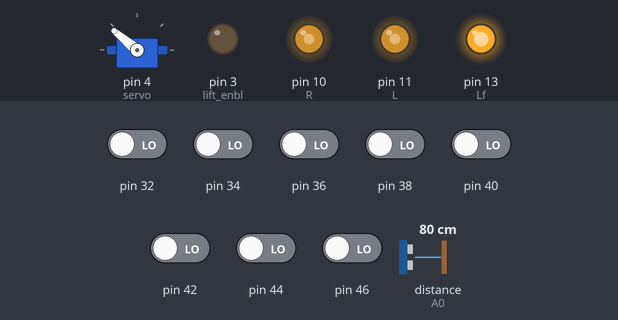
Simulated run of this sketch. Board: Arduino Mega 2560, built with avr-gcc and run on an emulated ATmega2560. Shown: servo, output pins drawn as LEDs (lit = HIGH). Inputs (shaded band) come from the test bench; at power-on: pin 32, pin 34, pin 36, pin 38, pin 40, pin 42, pin 44, pin 46 LOW, distance to the obstacle (sensor on A0) 80 cm. What the sketch prints to the serial monitor is not drawn.

Above: at 12.7 s.
12.8 s: distance to the obstacle (sensor on A0) set to 23 cm
14.3 s: distance to the obstacle (sensor on A0) set to 18 cm
At 15.1 s:
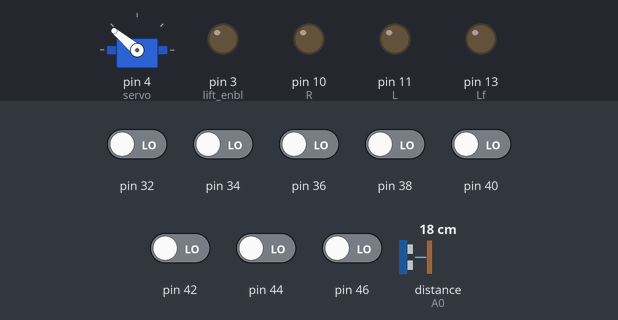
20.3 s: distance to the obstacle (sensor on A0) set to 35 cm
At 22.0 s:
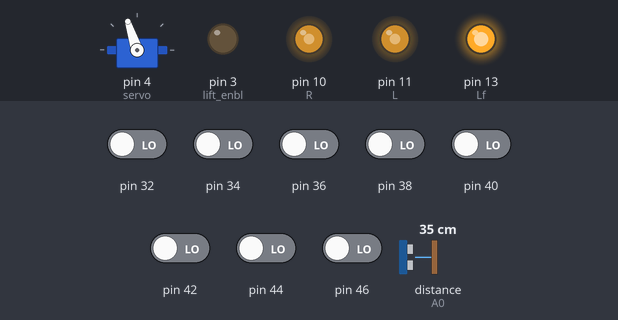
22.5 s: pin 32 driven HIGH
At 23.6 s:
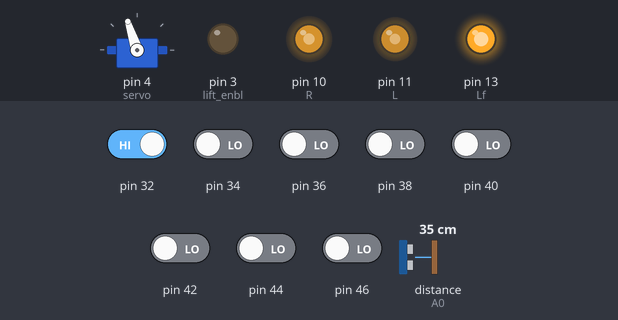
24.0 s: pin 34 driven HIGH
At 25.2 s:
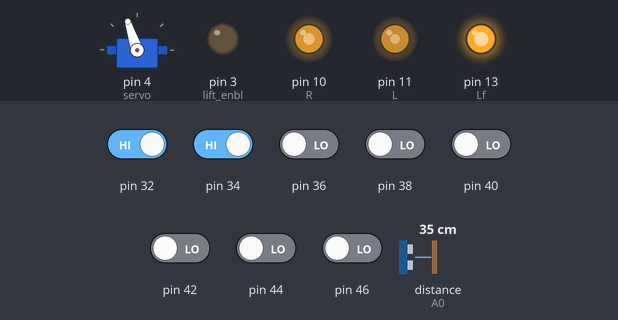
25.5 s: pin 36 driven HIGH
At 26.9 s:
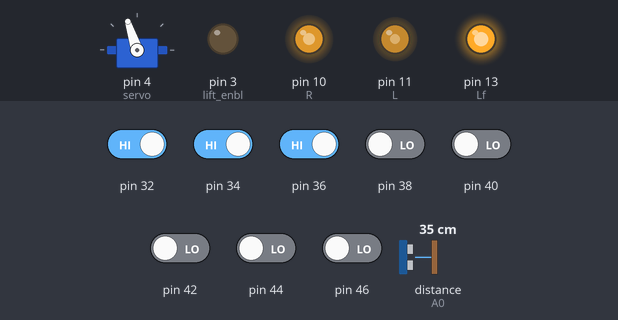
Timing chart, 0 to 28.0 s (numbered marks = the images above; inputs shaded):
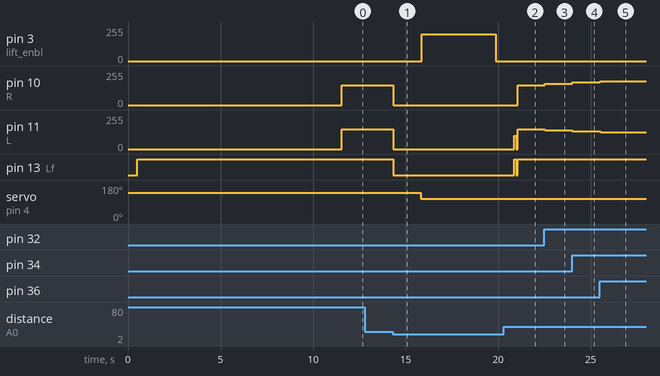

The sketch:

Saitam2.ino
```cpp
#include <QTRSensors.h>
#include <Servo.h>
#include <SharpIR.h>

Servo servo;


#define NUM_SENSORS   8     // number of sensors used
#define TIMEOUT       2000 // waits for 2500 microseconds for sensor outputs to go low
#define EMITTER_PIN   2     // emitter is controlled by digital pin 2

#define model 20150    //SharpIR model no

//left
#define L 11  //left
#define Lb 12  //back
#define Lf 13   //fow

//right
#define R 10  //right
#define Rb 9 //back
#define Rf 8  //fow

#define up 26
#define down 27
#define lift_enbl 3

int potPinp = A5;
int potPini = A6;
int potPind = A7;
float v_kp = 0;       // variable to store the value coming from the sensor
float v_kd = 0;
float v_ki = 0;

SharpIR Sharp(A0, 25, 93, model);    /*if any error change the mode;*/
// sensors 0 through 7 are connected to digital pins 3 through 10, respectively
QTRSensorsRC qtrrc((unsigned char[]) { 32, 34, 36, 38, 40, 42, 44, 46},
  NUM_SENSORS, TIMEOUT, EMITTER_PIN);

unsigned int sensorValues[NUM_SENSORS];
unsigned int sensorVal[NUM_SENSORS];
unsigned int position;


float kp ;
float kd ;
float ki ;
int error = 0;
int intigral = 0;
int lastError = 0;
int proportional = 0;
int derivative = 0;

int lmSpeed=70;
int rmSpeed=70;
int baseSpeedR=150;
int baseSpeedL=150;
float pidSpeed=0;

int maxSpeed=200;


float frontDis=6;
int loc=0;//

void setup()
{
servo.attach(4);
//pinMode(potPinp,INPUT);
//pinMode(potPini,INPUT);
//pinMode(potPind, INPUT);


pinMode(L,OUTPUT);
pinMode(R,OUTPUT);

servo.write(140);


Serial.begin(9600);
  delay(500);
  pinMode(13, OUTPUT);
  digitalWrite(13, HIGH);    // turn on Arduino's LED to indicate we are in calibration mode
  Serial.print( "Calibrate");
  for (int i = 0; i < 400; i++)  // make the calibration take about 10 seconds
  {
    qtrrc.calibrate();       // reads all sensors 10 times at 2500 us per read (i.e. ~25 ms per call)
  }
      // turn off Arduino's LED to indicate we are through with calibration

  // print the calibration minimum values measured when emitters were on
  //Serial.begin(9600);
  for (int i = 0; i < NUM_SENSORS; i++)
  {
    Serial.print(qtrrc.calibratedMinimumOn[i]);
    Serial.print(' ');
  }
  Serial.println();

  // print the calibration maximum values measured when emitters were on
  for (int i = 0; i < NUM_SENSORS; i++)
  {
    Serial.print(qtrrc.calibratedMaximumOn[i]);
    Serial.print(' ');
  }
  //Serial.println();
  //Serial.println();
  delay(1000);
}

int a=0;

void loop(){


        getDis();     /* Check the distance is correct - NOT CHECKED */
        while(frontDis>20){
          getDis();
              if (loc==0 || loc==1 || loc==4 || loc==6 || loc==8 || loc==10){
              goForward();

             }

        }

        if (loc==0){
          stopBot();
          delay(1500);
          ringCatch();
          liftUp();
          loc=1;
          delay(1000);

          analogWrite(R,0);
          digitalWrite(Rb,LOW);
          digitalWrite(Rf,LOW);

          analogWrite(L,100);
          digitalWrite(Lb,LOW);
          digitalWrite(Lf,HIGH);
          delay(100);

          stopBot();
        }

        else if (loc==1){
          stopBot();
          ringDrop();
          //turnRight(50); //50 is the delay time.180 turn
//          while("find a junction"){
//            goForward();
//          }
//          //turn 60 or something  right
//         loc=4;
        }


//  if (a==0){
//    ringCatch();
//    liftUp();
//    a=1;
//    delay(2500);
//    liftDown();
//  }


//        //getDis();     /* Check the distance is correct - NOT CHECKED */
//        while(frontDis>5){
//              if (loc==0 || loc==1 || loc==4 || loc==6 || loc==8 || loc==10){
//              goForward();
//              //getDis();
//             }
//
//        }
//
//        if (loc==0){
//          ringCatch();
//          liftUp();
//          loc=1;
//        }
//
//        else if (loc==1){
//          ringDrop();
//          turnRight(50); //50 is the delay time.180 turn
//          while("find a junction"){
//            goForward();
//          }
//          //turn 60 or something  right
//         loc=4;
//        }
//
//        else if (loc==4){
//          //get the ring
//          //turn 180
//          while("find a junction"){
//            goForward();
//          }
//          //turn to the distination
//          loc=6;
//        }
//
//        else if (loc==6){
//          //drop the ring
//          //turn 180
//          while("find a junction"){
//            goForward();
//          }
//          //turn 60 or something left
//          loc=8;
//        }
//
//        else if (loc==8){
//          //get the ring
//          //turn 180
//          while("find a junction"){
//            goForward();
//          }
//          //turn to the distination
//          loc=10;
//        }
//
//
//        else if (loc==10){
//          //drop the ring
//        stopBot();
//        }
//
delay(50);
}

void getDis(){
  frontDis=Sharp.distance(); /// get the distance from sharp ir
}

void ringDrop(){
//  analogWrite(3,100);
//  digitalWrite(up,LOW);
//  digitalWrite(down,HIGH);
//  delay(200);
  servo.write(140);//change the angle.
  delay(50);
}
void ringCatch(){
  servo.write(108);
  delay(50);
}
void liftUp(){
  analogWrite(lift_enbl,200);
  digitalWrite(up,HIGH);
  digitalWrite(down,LOW);
  delay(4000);
  analogWrite(lift_enbl,0);
    digitalWrite(up,LOW);
  digitalWrite(down,LOW);
}

void liftDown(){
  analogWrite(lift_enbl,100);
  digitalWrite(down,HIGH);
  digitalWrite(up,LOW);
  delay(1650);
  analogWrite(lift_enbl,0);
  digitalWrite(down,LOW);
  digitalWrite(up,LOW);
}


void goForward(){
//   v_kp = analogRead(potPinp);
//  v_ki = analogRead(potPini);
//  v_kd = analogRead(potPind);
  //Serial.println(val);
  //delay(1);
//  kp=v_kp/11;
//  kd=v_kd/880;
//  ki=v_ki/880;
  kp = 10;
  kd = 1;
  ki =0;
  // read calibrated sensor values and obtain a measure of the line position from 0 to 5000
  unsigned int position = qtrrc.readLine(sensorValues);
  delay(5);
  //Serial.println("sensorValues");
  for (unsigned char i = 0; i < NUM_SENSORS; i++){
    sensorVal[i]=1000-sensorValues[7-i];

  }

  Error();
  derivative =-error+lastError;
  lastError=error;
  intigral+=error;
  pidSpeed=kp*error+kd*derivative+ki*intigral;
  pidSpeed=pidSpeed/1000;
  lmSpeed=baseSpeedL+pidSpeed*90/120;
  rmSpeed=baseSpeedR-pidSpeed;


  if(lmSpeed<0){
    lmSpeed=0;
  }
  else if(lmSpeed>maxSpeed){
    lmSpeed=maxSpeed;
  }

  if(rmSpeed<0){
    rmSpeed=0;
  }
  else if(rmSpeed>maxSpeed){
    rmSpeed=maxSpeed;
  }

  forward(lmSpeed,rmSpeed);

}

void Error(){
  error=0;
  for (int i = 0; i < 4; i++){
    error-=sensorVal[i];
  }
  for (int i = 4; i < 8; i++){
    error+=sensorVal[i];
  }
  }


void forward(int speedL,int speedR){

analogWrite(R,speedR);
digitalWrite(Rb,LOW);
digitalWrite(Rf,HIGH);

analogWrite(L,speedL);
digitalWrite(Lb,LOW);
digitalWrite(Lf,HIGH);

}

void stopBot(){
    digitalWrite(R,LOW);
    digitalWrite(Rb,LOW);
    digitalWrite(Rf,LOW);

    digitalWrite(L,LOW);
    digitalWrite(Lb,LOW);
    digitalWrite(Lf,LOW);

}


void turnLeft(int angle){

while("senosr 1/2 ==1"){
  analogWrite(R,40);
  analogWrite(L,0);

digitalWrite(Rb,LOW);
digitalWrite(Rf,HIGH);


digitalWrite(Lb,LOW);
digitalWrite(Lf,LOW);
}
}

void turnRight(int angle){

while("senosr 7/8 ==1"){
analogWrite(R,0);


digitalWrite(Rb,LOW);
digitalWrite(Rf,LOW);

analogWrite(L,40);
digitalWrite(Lb,LOW);
digitalWrite(Lf,HIGH);

}


}
```

Measured:
- the behaviour switches between 21 and 20 cm on distance to the obstacle (sensor on A0) (found by bisection; images 0 and 1)
- after the input at 12.8 s, every drawn part: stays the same
- after the input at 14.3 s, pin 3 (lift_enbl): 0/255 → 200/255 after 1.6 s, → 0/255 4.0 s later; pin 10 (R), pin 11 (L): 150/255 → 0/255 at once; pin 13 (Lf): HIGH → LOW at once; servo on pin 4 (servo): 140° → 108° after 1.5 s
- after the input at 20.3 s, pin 10 (R): 0/255 → 150/255 after 0.78 s; servo on pin 4 (servo): stays 108° (without the input it goes to 140° after 0.75 s)
- after the input at 22.5 s, pin 10 (R): 150/255 → 160/255 at once; pin 11 (L): 150/255 → 142/255 at once
- after the input at 24.0 s, pin 10 (R): 160/255 → 170/255 at once; pin 11 (L): 142/255 → 135/255 at once
- after the input at 25.5 s, pin 10 (R): 170/255 → 180/255 at once; pin 11 (L): 135/255 → 127/255 at once
